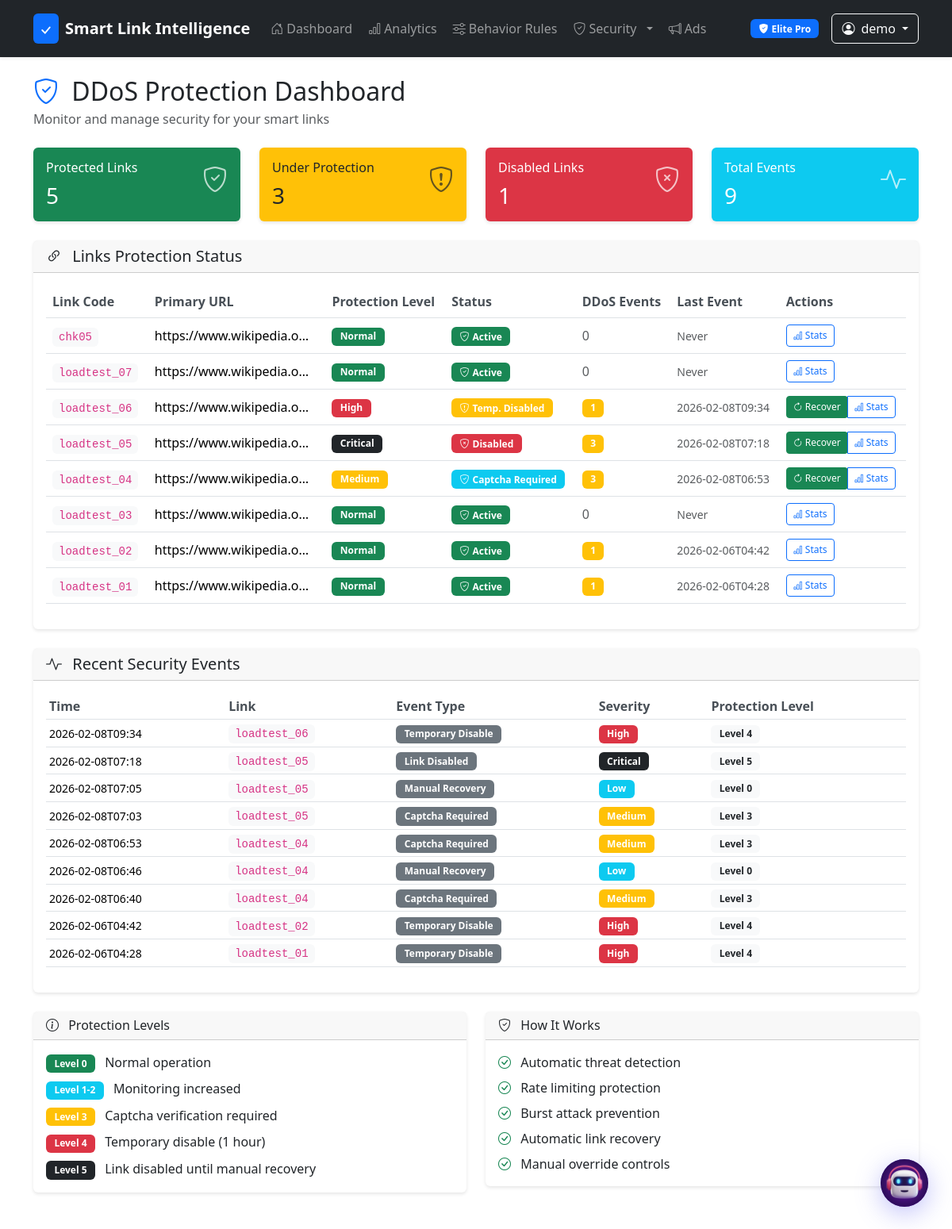
The page /ddos-protection/ (signed in) on the database as committed earlier.
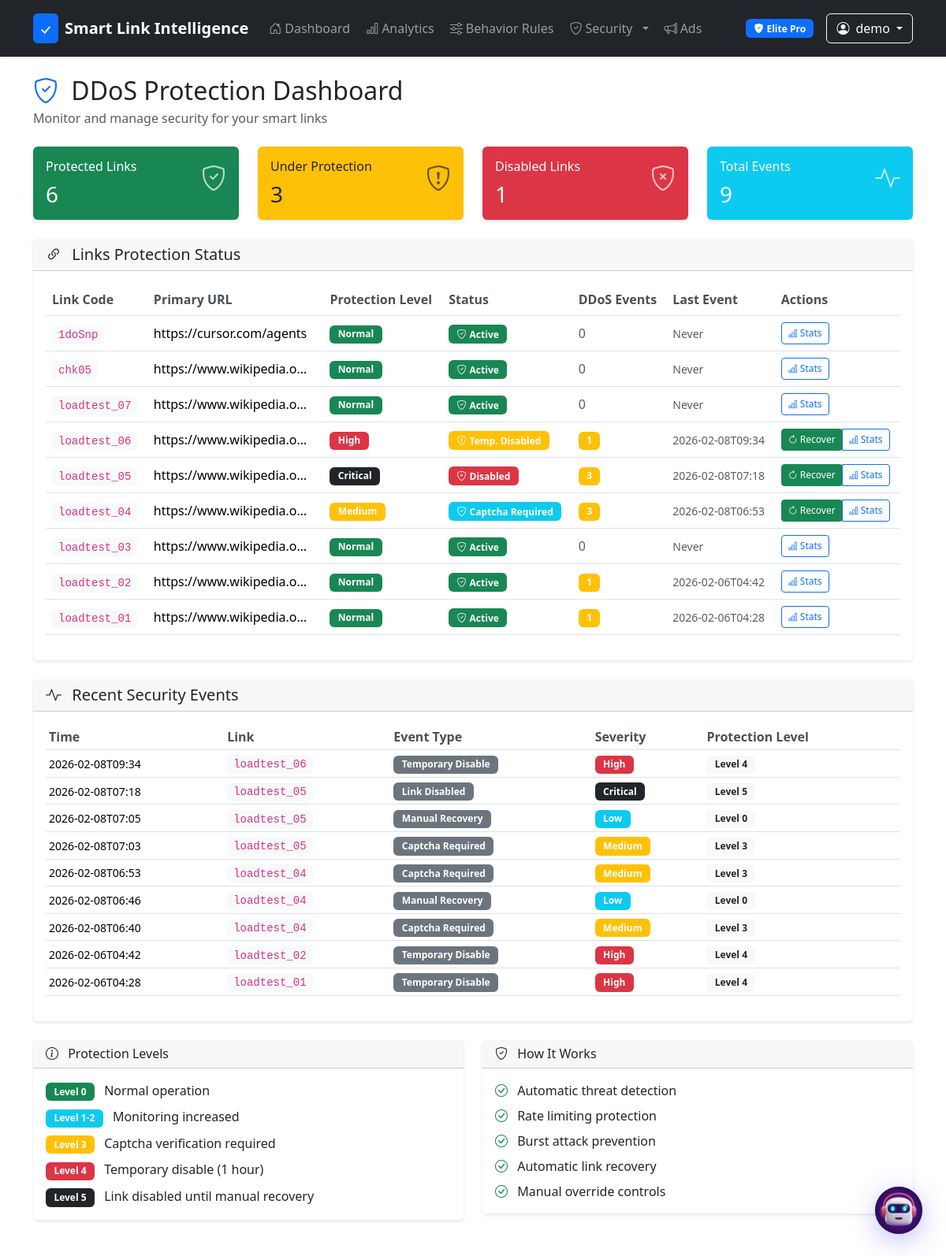
The same page on the database as committed later.
### tables this page shows
CREATE TABLE "links" (id INTEGER PRIMARY KEY AUTOINCREMENT,
code TEXT UNIQUE NOT NULL ,
primary_url TEXT NOT NULL ,
returning_url TEXT NOT NULL ,
cta_url TEXT NOT NULL ,
state TEXT NOT NULL ,
created_at TEXT NOT NULL ,
behavior_rule TEXT NOT NULL DEFAULT 'standard',
user_id INTEGER  ,
behavior_rule_id INTEGER  ,
protection_level INTEGER  DEFAULT 0,
auto_disabled INTEGER  DEFAULT 0,
ddos_detected_at TEXT  ,
password_hash TEXT  ,
expires_at TEXT  , security_profile_id INTEGER REFERENCES security_profiles(id),
FOREIGN KEY(user_id) REFERENCES users(id),
FOREIGN KEY(behavior_rule_id) REFERENCES behavior_rules(id));

CREATE TABLE ddos_events (
            id INTEGER PRIMARY KEY AUTOINCREMENT,
            link_id INTEGER NOT NULL,
            event_type TEXT NOT NULL,
            severity INTEGER NOT NULL,
            ip_hash TEXT,
            detected_at TEXT NOT NULL,
            resolved_at TEXT,
            protection_level INTEGER DEFAULT 1, ip_address TEXT,
            FOREIGN KEY(link_id) REFERENCES links(id)
        );

### ddos_protection.py (the view)
@ddos_bp.route('/')
@ddos_required
def ddos_protection_dashboard():
    from admin_panel import track_user_activity
    links_with_protection = query_db(
        """
        SELECT l.*,
               COALESCE(de.event_count, 0) as ddos_events,
               COALESCE(de.last_event, '') as last_ddos_event
        FROM links l
        LEFT JOIN (
            SELECT link_id,
                   COUNT(*) as event_count,
                   MAX(detected_at) as last_event
            FROM ddos_events
            GROUP BY link_id
        ) de ON l.id = de.link_id
        WHERE l.user_id = ?
        ORDER BY l.created_at DESC
        """,
        [g.user["id"]]
    )
    recent_events = query_db(
        """
        SELECT de.*, l.code, l.primary_url
        FROM ddos_events de
        JOIN links l ON de.link_id = l.id
        WHERE l.user_id = ?
        ORDER BY de.detected_at DESC
        LIMIT 20
        """,
        [g.user["id"]]
    )
    track_user_activity(g.user["id"], "view_ddos_dashboard", "Viewed DDoS protection dashboard")
    return render_template("ddos_protection.html",
                         links=links_with_protection,
                         recent_events=recent_events)

### admin_panel.py (called while the page is built, shortened)
def get_db():
    return g.db

def execute_db(query: str, args=None):
    db = get_db()
    db.execute(query, args or [])
    db.commit()

def track_user_activity(user_id, activity_type, details=None, ip_address=None):
    try:
        if not ip_address:
            ip_address = request.remote_addr if request else "system"
        execute_db("""
            INSERT INTO user_activity
            (user_id, activity_type, details, ip_address)
            VALUES (?, ?, ?, ?)
        """, [user_id, activity_type, details, ip_address])
    except Exception as e:
        print(f"Error tracking user activity: {e}")

### app.py (called while the page is built, shortened)
def _before_request():
    from utils import ensure_session
    ensure_session()
    g.user = None
    uid = session.get(USER_SESSION_KEY)
    if uid:
        user = query_db("SELECT * FROM users WHERE id = ?", [uid], one=True)
        g.user = user
    try:
        maintenance_setting = query_db("SELECT setting_value FROM system_settings WHERE setting_key = 'maintenance_mode'", one=True)
    except Exception:
        pass

### templates/ddos_protection.html (shortened to what the changed rows need)
{% extends "base.html" %}
{% block content %}
<div class="d-flex justify-content-between align-items-center mb-4">
    <div>
        <h2 class="mb-1">
            <i class="bi bi-shield-check text-primary me-2"></i>
            DDoS Protection Dashboard
        </h2>
    </div>
</div>
<div class="row mb-4">
    <div class="col-md-3">
        <div class="card bg-success text-white">
            <div class="card-body">
                <div class="d-flex justify-content-between">
                    <div>
                        <h6 class="card-title">Protected Links</h6>
                        <h3 class="mb-0">{{ links|selectattr('protection_level', 'equalto', 0)|list|length }}</h3>
                    </div>
                </div>
            </div>
        </div>
    </div>
</div>
<div class="card mb-4">
    <div class="card-body">
        {% if links %}
        <div class="table-responsive">
            <table class="table table-hover">
                <thead>
                    <tr>
                        <th>Link Code</th>
                        <th>Primary URL</th>
                        <th>Protection Level</th>
                        <th>Status</th>
                        <th>DDoS Events</th>
                        <th>Last Event</th>
                        <th>Actions</th>
                    </tr>
                </thead>
                <tbody>
                    {% for link in links %}
                    <tr>
                        <td>
                            <code class="bg-light px-2 py-1 rounded">{{ link.code }}</code>
                        </td>
                        <td>
                            <div class="text-truncate" style="max-width: 200px;" title="{{ link.primary_url }}">
                                {{ link.primary_url }}
                            </div>
                        </td>
                        <td>
                            {% if link.protection_level == 0 %}
                            <span class="badge bg-success">Normal</span>
                            {% elif link.protection_level <= 2 %} <span class="badge bg-info">Low</span>
                                {% elif link.protection_level <= 3 %} <span class="badge bg-warning">Medium</span>
                                    {% elif link.protection_level <= 4 %} <span class="badge bg-danger">High</span>
                                        {% else %}
                                        <span class="badge bg-dark">Critical</span>
                                        {% endif %}
                        </td>
                        <td>
                            {% if link.auto_disabled %}
                            <span class="badge bg-danger">
                                <i class="bi bi-shield-x me-1"></i>Disabled
                            </span>
                            {% elif link.protection_level >= 4 %}
                            <span class="badge bg-warning">
                                <i class="bi bi-shield-exclamation me-1"></i>Temp. Disabled
                            </span>
                            {% elif link.protection_level >= 3 %}
                            <span class="badge bg-info">
                                <i class="bi bi-shield-check me-1"></i>Captcha Required
                            </span>
                            {% else %}
                            <span class="badge bg-success">
                                <i class="bi bi-shield-check me-1"></i>Active
                            </span>
                            {% endif %}
                        </td>
                        <td>
                            {% if link.ddos_events > 0 %}
                            <span class="badge bg-warning">{{ link.ddos_events }}</span>
                            {% else %}
                            <span class="text-muted">0</span>
                            {% endif %}
                        </td>
                        <td>
                            {% if link.last_ddos_event %}
                            <small class="text-muted">{{ link.last_ddos_event[:16] }}</small>
                            {% else %}
                            <small class="text-muted">Never</small>
                            {% endif %}
                        </td>
                        <td>
                            <div class="btn-group btn-group-sm">
                                {% if link.auto_disabled or link.protection_level >= 3 %}
                                <form method="POST" action="{{ url_for('ddos.recover_link', link_id=link.id) }}"
                                    class="d-inline">
                                    <button type="submit" class="btn btn-success btn-sm"
                                        onclick="return confirm('Are you sure you want to recover this link?')">
                                        <i class="bi bi-arrow-clockwise"></i> Recover
                                    </button>
                                </form>
                                {% endif %}
                                <a href="{{ url_for('ddos.ddos_link_stats', link_id=link.id) }}"
                                    class="btn btn-outline-primary btn-sm">
                                    <i class="bi bi-bar-chart"></i> Stats
                                </a>
                            </div>
                        </td>
                    </tr>
                    {% endfor %}
                </tbody>
            </table>
        </div>
        {% endif %}
    </div>
</div>
<div class="card">
    <div class="card-body">
        {% if recent_events %}
        <div class="table-responsive">
            <table class="table table-sm">
                <thead>
                    <tr>
                        <th>Time</th>
                        <th>Link</th>
                        <th>Event Type</th>
                        <th>Severity</th>
                        <th>Protection Level</th>
                    </tr>
                </thead>
                <tbody>
                    {% for event in recent_events %}
                    <tr>
                        <td>
                            <small>{{ event.detected_at[:16] }}</small>
                        </td>
                        <td>
                            <code class="bg-light px-2 py-1 rounded">{{ event.code }}</code>
                        </td>
                        <td>
                            <span class="badge bg-secondary">{{ event.event_type.replace('_', ' ').title() }}</span>
                        </td>
                        <td>
                            {% if event.severity <= 2 %} <span class="badge bg-info">Low</span>
                                {% elif event.severity <= 3 %} <span class="badge bg-warning">Medium</span>
                                    {% elif event.severity <= 4 %} <span class="badge bg-danger">High</span>
                                        {% else %}
                                        <span class="badge bg-dark">Critical</span>
                                        {% endif %}
                        </td>
                        <td>
                            <span class="badge bg-light text-dark">Level {{ event.protection_level }}</span>
                        </td>
                    </tr>
                    {% endfor %}
                </tbody>
            </table>
        </div>
        {% else %}
        <div class="text-center py-4">
            <i class="bi bi-shield-check text-success" style="font-size: 3rem;"></i>
            <h5 class="text-muted mt-3">No Security Events</h5>
            <p class="text-muted">Your links are secure! No DDoS attacks detected.</p>
        </div>
        {% endif %}
    </div>
</div>
{% block extra_head %}
<link href="{{ url_for('static', filename='css/ddos_protection.css') }}" rel="stylesheet">
{% endblock %}
{% endblock %}

Rows that differ between the two databases and show on the page:
added links: code "1doSnp", primary_url "https://cursor.com/agents", protection_level "Normal", auto_disabled 0 (drawn), shows "Never"
Other text that changed with them:
{{ links|selectattr('protection_level', 'equalto', 0)|list|length }}: "5" → "6"
